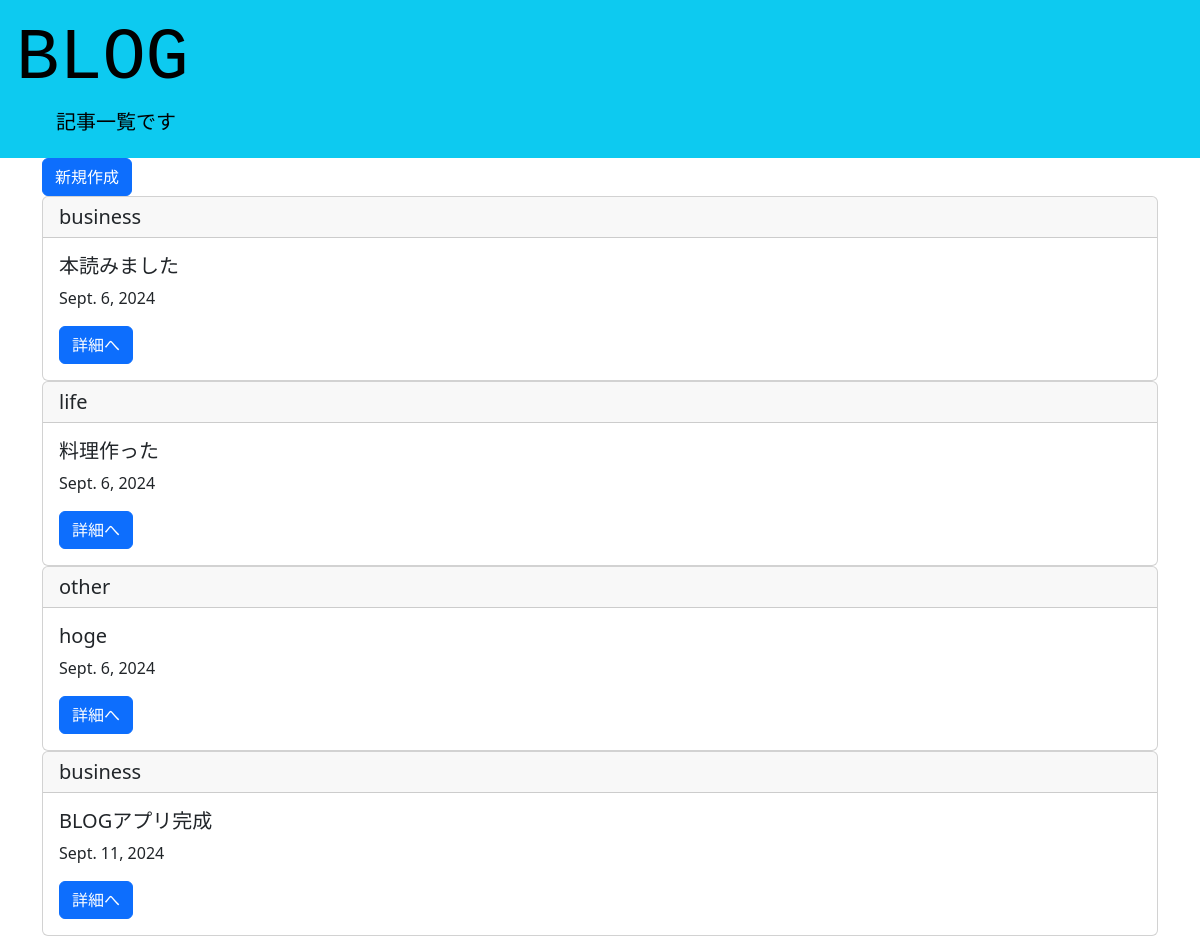
The page / on the database its author committed.
### blogpost/models.py (models this page shows, shortened)
class BlogModel(models.Model):
    title = models.CharField(max_length=100)
    content = models.TextField()
    postdate = models.DateField()
    category = models.CharField(max_length=50,
                                choices=CATEGORY
                                )

### blogpost/views.py (the view)
# urls.py: path('', BlogList.as_view(), name='list'),
class BlogList(ListView):
    template_name = 'list.html'
    model = BlogModel

### blogpost/templates/list.html (shortened to what this page needs)
<!doctype html>
<html lang="en">
  <head>
    <link href="https://cdn.jsdelivr.net/npm/bootstrap@5.3.3/dist/css/bootstrap.min.css" rel="stylesheet">
  </head>
  <body>
    {% extends 'base.html' %}
    {% block header %}
    <div class="text-bg-info p-3">
      <font face="monospace"><h1 class="display-2" css="monospace">BLOG</h1></font>
      <p class="h5">　　記事一覧です</p>
    </div>
    {% endblock header %}
    {% block content %}
      <div class="container">
        <a href="{% url 'create' %}" class="btn btn-primary">新規作成</a>
      {% for item in object_list %}
      <div class="card">
          <h5 class="card-header">{{ item.category }}</h5>
          <div class="card-body">
            <h5 class="card-title">{{ item.title }}</h5>
            <p class="card-text">{{ item.postdate }}</p>
            <a href="{% url 'detail' item.pk %}" class="btn btn-primary">詳細へ</a>
          </div>
      </div>
      {% endfor %}
      </div>
    {% endblock content %}

### blogpost/templates/base.html (shortened to what this page needs)
<!doctype html>
<html lang="en">
  <head>
    <link href="https://cdn.jsdelivr.net/npm/bootstrap@5.3.3/dist/css/bootstrap.min.css" rel="stylesheet">
  </head>
  <body>
        {% block header %}
        {% endblock header %}
        {% block content %}
        {% endblock content %}
   </body>
</html>

### rows shown on the page
BlogModel: category "business", title "本読みました", postdate "Sept. 6, 2024"
BlogModel: category "life", title "料理作った", postdate "Sept. 6, 2024"
BlogModel: category "other", title "hoge", postdate "Sept. 6, 2024"
BlogModel: category "business", title "BLOGアプリ完成", postdate "Sept. 11, 2024"
